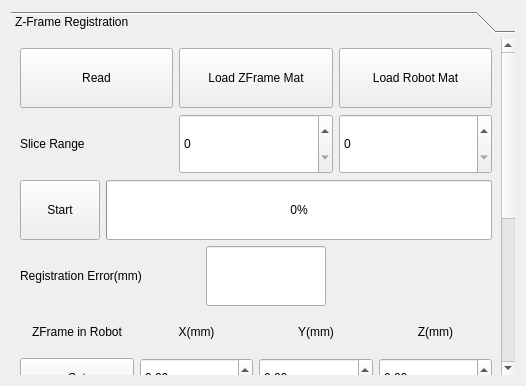
      <widget class="QWidget" name="registrationPage">
       <property name="sizePolicy">
        <sizepolicy hsizetype="Expanding" vsizetype="Expanding">
         <horstretch>2</horstretch>
         <verstretch>2</verstretch>
        </sizepolicy>
       </property>
       <layout class="QGridLayout" name="gridLayout">
        <item row="0" column="0">
         <widget class="QToolBox" name="registrationToolBox">
          <property name="sizePolicy">
           <sizepolicy hsizetype="Expanding" vsizetype="Expanding">
            <horstretch>2</horstretch>
            <verstretch>2</verstretch>
           </sizepolicy>
          </property>
          <property name="currentIndex">
           <number>0</number>
          </property>
          <widget class="QWidget" name="ZFrameRegistration">
           <property name="geometry">
            <rect>
             <x>0</x>
             <y>0</y>
             <width>476</width>
             <height>1068</height>
            </rect>
           </property>
           <property name="sizePolicy">
            <sizepolicy hsizetype="Expanding" vsizetype="Expanding">
             <horstretch>2</horstretch>
             <verstretch>2</verstretch>
            </sizepolicy>
           </property>
           <attribute name="label">
            <string>Z-Frame Registration</string>
           </attribute>
           <layout class="QGridLayout" name="gridLayout_18">
            <item row="9" column="0" colspan="2">
             <layout class="QHBoxLayout" name="horizontalLayout_13">
              <item>
               <spacer name="horizontalSpacer_3">
                <property name="orientation">
                 <enum>Qt::Horizontal</enum>
                </property>
                <property name="sizeHint" stdset="0">
                 <size>
                  <width>40</width>
                  <height>20</height>
                 </size>
                </property>
               </spacer>
              </item>
              <item>
               <widget class="QPushButton" name="save_zframe_mat_btn">
                <property name="sizePolicy">
                 <sizepolicy hsizetype="Preferred" vsizetype="Preferred">
                  <horstretch>0</horstretch>
                  <verstretch>1</verstretch>
                 </sizepolicy>
                </property>
                <property name="minimumSize">
                 <size>
                  <width>150</width>
                  <height>60</height>
                 </size>
                </property>
                <property name="text">
                 <string>Save ZFrame Mat</string>
                </property>
               </widget>
              </item>
              <item>
               <spacer name="horizontalSpacer_5">
                <property name="orientation">
                 <enum>Qt::Horizontal</enum>
                </property>
                <property name="sizeHint" stdset="0">
                 <size>
                  <width>40</width>
                  <height>20</height>
                 </size>
                </property>
               </spacer>
              </item>
              <item>
               <spacer name="horizontalSpacer_2">
                <property name="orientation">
                 <enum>Qt::Horizontal</enum>
                </property>
                <property name="sizeHint" stdset="0">
                 <size>
                  <width>80</width>
                  <height>20</height>
                 </size>
                </property>
               </spacer>
              </item>
              <item>
               <widget class="QPushButton" name="save_robot_mat_btn">
                <property name="sizePolicy">
                 <sizepolicy hsizetype="Preferred" vsizetype="Preferred">
                  <horstretch>0</horstretch>
                  <verstretch>1</verstretch>
                 </sizepolicy>
                </property>
                <property name="minimumSize">
                 <size>
                  <width>150</width>
                  <height>60</height>
                 </size>
                </property>
                <property name="text">
                 <string>Save Robot Mat</string>
                </property>
               </widget>
              </item>
              <item>
               <spacer name="horizontalSpacer_4">
                <property name="orientation">
                 <enum>Qt::Horizontal</enum>
                </property>
                <property name="sizeHint" stdset="0">
                 <size>
                  <width>40</width>
                  <height>20</height>
                 </size>
                </property>
               </spacer>
              </item>
             </layout>
            </item>
            <item row="0" column="0" colspan="2">
             <layout class="QGridLayout" name="gridLayout_5">
              <item row="1" column="2">
               <widget class="QSpinBox" name="ZFrameEndSlice">
                <property name="sizePolicy">
                 <sizepolicy hsizetype="Preferred" vsizetype="Preferred">
                  <horstretch>0</horstretch>
                  <verstretch>1</verstretch>
                 </sizepolicy>
                </property>
                <property name="minimumSize">
                 <size>
                  <width>60</width>
                  <height>60</height>
                 </size>
                </property>
                <property name="maximumSize">
                 <size>
                  <width>16777215</width>
                  <height>16777215</height>
                 </size>
                </property>
               </widget>
              </item>
              <item row="1" column="1">
               <widget class="QSpinBox" name="ZFrameStartSlice">
                <property name="sizePolicy">
                 <sizepolicy hsizetype="Preferred" vsizetype="Preferred">
                  <horstretch>0</horstretch>
                  <verstretch>1</verstretch>
                 </sizepolicy>
                </property>
                <property name="minimumSize">
                 <size>
                  <width>60</width>
                  <height>60</height>
                 </size>
                </property>
                <property name="maximumSize">
                 <size>
                  <width>16777215</width>
                  <height>16777215</height>
                 </size>
                </property>
               </widget>
              </item>
              <item row="0" column="1">
               <widget class="QPushButton" name="LoadImgToZFrameBtn">
                <property name="sizePolicy">
                 <sizepolicy hsizetype="Preferred" vsizetype="Preferred">
                  <horstretch>0</horstretch>
                  <verstretch>1</verstretch>
                 </sizepolicy>
                </property>
                <property name="minimumSize">
                 <size>
                  <width>60</width>
                  <height>60</height>
                 </size>
                </property>
                <property name="text">
                 <string>Load ZFrame Mat</string>
                </property>
               </widget>
              </item>
              <item row="2" column="0">
               <spacer name="verticalSpacer_5">
                <property name="orientation">
                 <enum>Qt::Vertical</enum>
                </property>
                <property name="sizeHint" stdset="0">
                 <size>
                  <width>20</width>
                  <height>40</height>
                 </size>
                </property>
               </spacer>
              </item>
              <item row="1" column="0">
               <widget class="QLabel" name="ZFrameSliceRange">
                <property name="sizePolicy">
                 <sizepolicy hsizetype="Preferred" vsizetype="Preferred">
                  <horstretch>0</horstretch>
                  <verstretch>1</verstretch>
                 </sizepolicy>
                </property>
                <property name="minimumSize">
                 <size>
                  <width>100</width>
                  <height>60</height>
                 </size>
                </property>
                <property name="text">
                 <string>Slice Range</string>
                </property>
               </widget>
              </item>
              <item row="2" column="1">
               <spacer name="verticalSpacer_6">
                <property name="orientation">
                 <enum>Qt::Vertical</enum>
                </property>
                <property name="sizeHint" stdset="0">
                 <size>
                  <width>20</width>
                  <height>40</height>
                 </size>
                </property>
               </spacer>
              </item>
              <item row="2" column="2">
               <spacer name="verticalSpacer_7">
                <property name="orientation">
                 <enum>Qt::Vertical</enum>
                </property>
                <property name="sizeHint" stdset="0">
                 <size>
                  <width>20</width>
                  <height>40</height>
                 </size>
                </property>
               </spacer>
              </item>
              <item row="0" column="2">
               <widget class="QPushButton" name="LoadZFrameToRobotBtn">
                <property name="sizePolicy">
                 <sizepolicy hsizetype="Preferred" vsizetype="Preferred">
                  <horstretch>0</horstretch>
                  <verstretch>1</verstretch>
                 </sizepolicy>
                </property>
                <property name="minimumSize">
                 <size>
                  <width>60</width>
                  <height>60</height>
                 </size>
                </property>
                <property name="text">
                 <string>Load Robot Mat</string>
                </property>
               </widget>
              </item>
              <item row="0" column="0">
               <widget class="QPushButton" name="ReadZFrameBtn">
                <property name="sizePolicy">
                 <sizepolicy hsizetype="Preferred" vsizetype="Preferred">
                  <horstretch>0</horstretch>
                  <verstretch>1</verstretch>
                 </sizepolicy>
                </property>
                <property name="minimumSize">
                 <size>
                  <width>60</width>
                  <height>60</height>
                 </size>
                </property>
                <property name="text">
                 <string>Read</string>
                </property>
               </widget>
              </item>
             </layout>
            </item>
            <item row="3" column="0" colspan="2">
             <layout class="QHBoxLayout" name="horizontalLayout_8">
              <item>
               <widget class="QPushButton" name="StartZFrameRegisterBtn">
                <property name="sizePolicy">
                 <sizepolicy hsizetype="Preferred" vsizetype="Preferred">
                  <horstretch>0</horstretch>
                  <verstretch>1</verstretch>
                 </sizepolicy>
                </property>
                <property name="minimumSize">
                 <size>
                  <width>60</width>
                  <height>60</height>
                 </size>
                </property>
                <property name="text">
                 <string>Start</string>
                </property>
               </widget>
              </item>
              <item>
               <widget class="QProgressBar" name="progressBar">
                <property name="sizePolicy">
                 <sizepolicy hsizetype="Preferred" vsizetype="Preferred">
                  <horstretch>2</horstretch>
                  <verstretch>1</verstretch>
                 </sizepolicy>
                </property>
                <property name="minimumSize">
                 <size>
                  <width>300</width>
                  <height>60</height>
                 </size>
                </property>
                <property name="value">
                 <number>0</number>
                </property>
               </widget>
              </item>
             </layout>
            </item>
            <item row="10" column="0" colspan="2">
             <widget class="QGroupBox" name="RegistrationGroupBox">
              <property name="sizePolicy">
               <sizepolicy hsizetype="Preferred" vsizetype="Preferred">
                <horstretch>0</horstretch>
                <verstretch>2</verstretch>
               </sizepolicy>
              </property>
              <property name="minimumSize">
               <size>
                <width>0</width>
                <height>100</height>
               </size>
              </property>
              <property name="title">
               <string>Registration Show</string>
              </property>
              <layout class="QGridLayout" name="gridLayout_19">
               <item row="0" column="0">
                <layout class="QGridLayout" name="gridLayout_zframe"/>
               </item>
              </layout>
             </widget>
            </item>
            <item row="8" column="1">
             <widget class="QTextBrowser" name="ShowTransMatBrowser_2">
              <property name="sizePolicy">
               <sizepolicy hsizetype="Preferred" vsizetype="Preferred">
                <horstretch>0</horstretch>
                <verstretch>1</verstretch>
               </sizepolicy>
              </property>
              <property name="minimumSize">
               <size>
                <width>0</width>
                <height>80</height>
               </size>
              </property>
             </widget>
            </item>
            <item row="7" column="0" colspan="2">
             <layout class="QGridLayout" name="gridLayout_11">
              <item row="0" column="1">
               <widget class="QLabel" name="label_2">
                <property name="sizePolicy">
                 <sizepolicy hsizetype="Preferred" vsizetype="Preferred">
                  <horstretch>0</horstretch>
                  <verstretch>1</verstretch>
                 </sizepolicy>
                </property>
                <property name="minimumSize">
                 <size>
                  <width>0</width>
                  <height>40</height>
                 </size>
                </property>
                <property name="layoutDirection">
                 <enum>Qt::LeftToRight</enum>
                </property>
                <property name="text">
                 <string>X(mm)</string>
                </property>
                <property name="alignment">
                 <set>Qt::AlignCenter</set>
                </property>
               </widget>
              </item>
              <item row="0" column="3">
               <widget class="QLabel" name="label_4">
                <property name="sizePolicy">
                 <sizepolicy hsizetype="Preferred" vsizetype="Preferred">
                  <horstretch>0</horstretch>
                  <verstretch>1</verstretch>
                 </sizepolicy>
                </property>
                <property name="minimumSize">
                 <size>
                  <width>0</width>
                  <height>40</height>
                 </size>
                </property>
                <property name="text">
                 <string>Z(mm)</string>
                </property>
                <property name="alignment">
                 <set>Qt::AlignCenter</set>
                </property>
               </widget>
              </item>
              <item row="2" column="3">
               <spacer name="verticalSpacer_29">
                <property name="orientation">
                 <enum>Qt::Vertical</enum>
                </property>
                <property name="sizeHint" stdset="0">
                 <size>
                  <width>20</width>
                  <height>40</height>
                 </size>
                </property>
               </spacer>
              </item>
              <item row="2" column="2">
               <spacer name="verticalSpacer_28">
                <property name="orientation">
                 <enum>Qt::Vertical</enum>
                </property>
                <property name="sizeHint" stdset="0">
                 <size>
                  <width>20</width>
                  <height>40</height>
                 </size>
                </property>
               </spacer>
              </item>
              <item row="0" column="2">
               <widget class="QLabel" name="label_3">
                <property name="sizePolicy">
                 <sizepolicy hsizetype="Preferred" vsizetype="Preferred">
                  <horstretch>0</horstretch>
                  <verstretch>1</verstretch>
                 </sizepolicy>
                </property>
                <property name="minimumSize">
                 <size>
                  <width>0</width>
                  <height>40</height>
                 </size>
                </property>
                <property name="text">
                 <string>Y(mm)</string>
                </property>
                <property name="alignment">
                 <set>Qt::AlignCenter</set>
                </property>
               </widget>
              </item>
              <item row="1" column="3">
               <widget class="QDoubleSpinBox" name="ZFrameInRobotPosZ">
                <property name="sizePolicy">
                 <sizepolicy hsizetype="Preferred" vsizetype="Preferred">
                  <horstretch>0</horstretch>
                  <verstretch>1</verstretch>
                 </sizepolicy>
                </property>
                <property name="minimumSize">
                 <size>
                  <width>0</width>
                  <height>40</height>
                 </size>
                </property>
               </widget>
              </item>
              <item row="1" column="2">
               <widget class="QDoubleSpinBox" name="ZFrameInRobotPosY">
                <property name="sizePolicy">
                 <sizepolicy hsizetype="Preferred" vsizetype="Preferred">
                  <horstretch>0</horstretch>
                  <verstretch>1</verstretch>
                 </sizepolicy>
                </property>
                <property name="minimumSize">
                 <size>
                  <width>0</width>
                  <height>40</height>
                 </size>
                </property>
               </widget>
              </item>
              <item row="0" column="0">
               <widget class="QLabel" name="label_5">
                <property name="sizePolicy">
                 <sizepolicy hsizetype="Preferred" vsizetype="Preferred">
                  <horstretch>0</horstretch>
                  <verstretch>1</verstretch>
                 </sizepolicy>
                </property>
                <property name="minimumSize">
                 <size>
                  <width>0</width>
                  <height>40</height>
                 </size>
                </property>
                <property name="text">
                 <string>ZFrame in Robot</string>
                </property>
                <property name="alignment">
                 <set>Qt::AlignCenter</set>
                </property>
               </widget>
              </item>
              <item row="2" column="1">
               <spacer name="verticalSpacer_10">
                <property name="orientation">
                 <enum>Qt::Vertical</enum>
                </property>
                <property name="sizeHint" stdset="0">
                 <size>
                  <width>20</width>
                  <height>40</height>
                 </size>
                </property>
               </spacer>
              </item>
              <item row="1" column="1">
               <widget class="QDoubleSpinBox" name="ZFrameInRobotPosX">
                <property name="sizePolicy">
                 <sizepolicy hsizetype="Preferred" vsizetype="Preferred">
                  <horstretch>0</horstretch>
                  <verstretch>1</verstretch>
                 </sizepolicy>
                </property>
                <property name="minimumSize">
                 <size>
                  <width>0</width>
                  <height>40</height>
                 </size>
                </property>
               </widget>
              </item>
              <item row="2" column="0">
               <spacer name="verticalSpacer_27">
                <property name="orientation">
                 <enum>Qt::Vertical</enum>
                </property>
                <property name="sizeHint" stdset="0">
                 <size>
                  <width>20</width>
                  <height>40</height>
                 </size>
                </property>
               </spacer>
              </item>
              <item row="1" column="0">
               <widget class="QPushButton" name="SetZFrameInRobotPosBtn">
                <property name="sizePolicy">
                 <sizepolicy hsizetype="Preferred" vsizetype="Preferred">
                  <horstretch>0</horstretch>
                  <verstretch>1</verstretch>
                 </sizepolicy>
                </property>
                <property name="minimumSize">
                 <size>
                  <width>0</width>
                  <height>40</height>
                 </size>
                </property>
                <property name="text">
                 <string>Set</string>
                </property>
               </widget>
              </item>
             </layout>
            </item>
            <item row="8" column="0">
             <widget class="QTextBrowser" name="ShowTransMatBrowser">
              <property name="sizePolicy">
               <sizepolicy hsizetype="Preferred" vsizetype="Preferred">
                <horstretch>0</horstretch>
                <verstretch>1</verstretch>
               </sizepolicy>
              </property>
              <property name="minimumSize">
               <size>
                <width>0</width>
                <height>80</height>
               </size>
              </property>
             </widget>
            </item>
            <item row="6" column="0" colspan="2">
             <layout class="QGridLayout" name="gridLayout_6">
              <item row="1" column="1">
               <widget class="QLineEdit" name="registrationErrorLineEdit">
                <property name="sizePolicy">
                 <sizepolicy hsizetype="Preferred" vsizetype="Preferred">
                  <horstretch>0</horstretch>
                  <verstretch>1</verstretch>
                 </sizepolicy>
                </property>
                <property name="minimumSize">
                 <size>
                  <width>120</width>
                  <height>60</height>
                 </size>
                </property>
               </widget>
              </item>
              <item row="1" column="0">
               <widget class="QLabel" name="label_7">
                <property name="sizePolicy">
                 <sizepolicy hsizetype="Preferred" vsizetype="Preferred">
                  <horstretch>0</horstretch>
                  <verstretch>1</verstretch>
                 </sizepolicy>
                </property>
                <property name="minimumSize">
                 <size>
                  <width>180</width>
                  <height>60</height>
                 </size>
                </property>
                <property name="text">
                 <string>Registration Error(mm)</string>
                </property>
               </widget>
              </item>
              <item row="2" column="0">
               <spacer name="verticalSpacer_8">
                <property name="orientation">
                 <enum>Qt::Vertical</enum>
                </property>
                <property name="sizeHint" stdset="0">
                 <size>
                  <width>20</width>
                  <height>40</height>
                 </size>
                </property>
               </spacer>
              </item>
              <item row="2" column="1">
               <spacer name="verticalSpacer_9">
                <property name="orientation">
                 <enum>Qt::Vertical</enum>
                </property>
                <property name="sizeHint" stdset="0">
                 <size>
                  <width>20</width>
                  <height>40</height>
                 </size>
                </property>
               </spacer>
              </item>
              <item row="1" column="2">
               <spacer name="horizontalSpacer_13">
                <property name="orientation">
                 <enum>Qt::Horizontal</enum>
                </property>
                <property name="sizeHint" stdset="0">
                 <size>
                  <width>40</width>
                  <height>20</height>
                 </size>
                </property>
               </spacer>
              </item>
             </layout>
            </item>
           </layout>
          </widget>
         </widget>
        </item>
       </layout>
      </widget>
